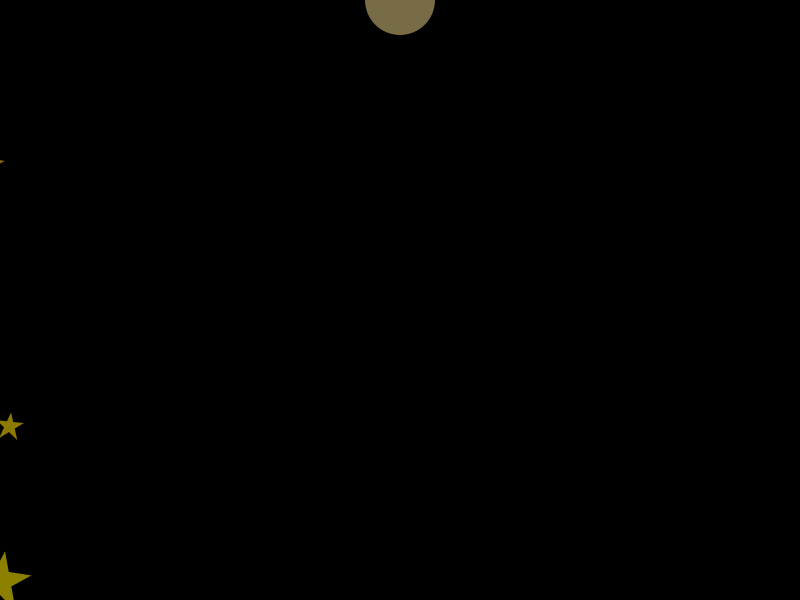
Frame 1 (no input)
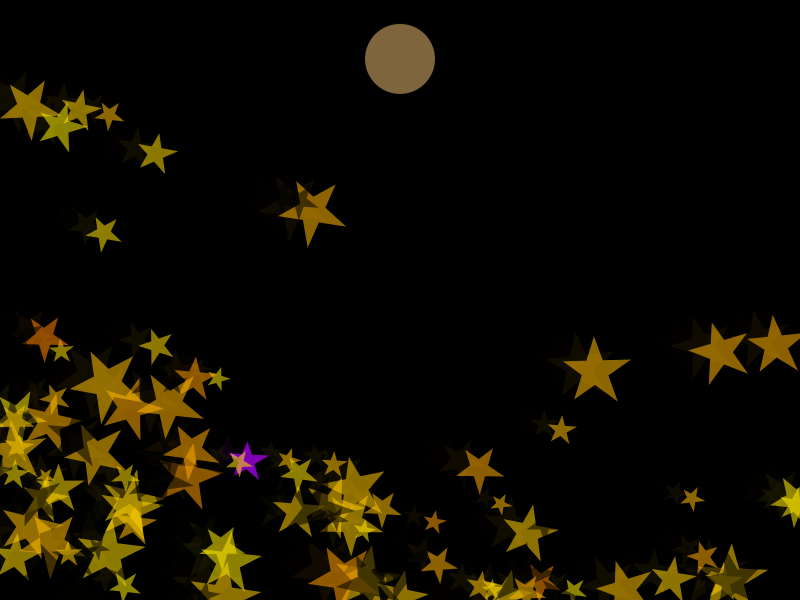
Frame 60 (the mouse pressed at the canvas centre just before this capture)
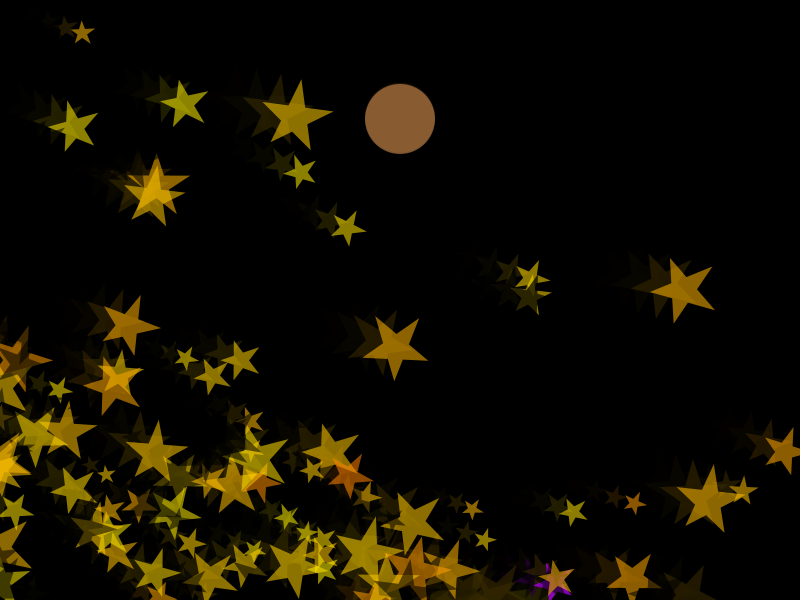
Frame 120 (the mouse held since frame 60 and released just before this capture)

The Processing sketch that drew these frames (run headless with seeded random() and noise(); from frame 60 on, the mouse is pressed at the canvas centre):

// Processing sketch: processing_35017
// ── processing_35017.pde

DrawStar[] Ds = new DrawStar[150];

float[] x = new float[150];
float[] y = new float[x.length];
float[] sizes = new float[x.length];
float[] speedx = new float[x.length];
float[] speedy = new float[x.length];
int[] h = new int[x.length];
int[] s = new int[x.length];
int[] v = new int[x.length];
int[] ran = new int[x.length];
float[] rad = new float[x.length];
float speed = 1;
int ex = 400;
int ey = 0;
float e = 1;
void setup(){
  colorMode(HSB);
  size(800,600);
  background(0);
  smooth();
  
   for(int i = 0;i<x.length;i++){
     
     x[i] = random(-800,0);
     y[i] = random(600);
     sizes[i] = random(0.5,2);
     speedx[i] = random(15,20);
     speedy[i] = random(5,10);
     rad[i] = 0;
     ran[i] = int(random(30));
     
     h[i] = 40 -int(random(10))+int(x[i]/100*random(2));
     s[i] = 255;
     v[i] = int(random(2))*255;
    
     Ds[i] = new DrawStar(x[i],y[i],sizes[i],rad[i],speedx[i],speedy[i]);
     
   }
  
}

void draw(){
  
  
  fill(0,255-ey/2+e);
  rect(0,0,width,height);
  noStroke();
  for(int i = 0;i<x.length;i++){
        
    Ds[i].update();
    colorMode(HSB);
    if(ran[i] ==1) fill(200, s[i], v[i],180);
    if(ran[i] != 1)fill(h[i], s[i],v[i],140);
    
    
    Ds[i].disp();



    
  }
     noStroke();
     colorMode(RGB);
     fill(255,230-ey/2,150-ey/2,120);
     ellipse(ex,ey,70,70);
     
     ey = ey + int(speed);
     
     if(ey >= 600){
      fill(0,1200-ey); 
     ellipse(400,600,e,e);
     e = e+e/10;
     }
  
  }
  
    void trans(float x,float y,float s,float rad){

    pushMatrix();    
    translate(x,y);
    rotate(radians(rad));
    star(0,0,s);
    popMatrix();
  
  }
  
  
  void star(float x,float y,float sizes){
    

    beginShape();
    vertex(0,0-20*sizes);
    vertex(0 - 12*sizes, 0 + 15*sizes);
    vertex(0 + 18*sizes, 0 -  8*sizes);
    vertex(0 - 18*sizes, 0 -  8*sizes);
    vertex(0 + 12*sizes, 0 + 15*sizes);
  endShape(CLOSE);
  
  }
  


class DrawStar{
  
  float x;
  float y;
  float sizes;
  float rad;
  float speedx;
  float speedy;

 DrawStar(float _x, float _y,float _sizes,float _rad,float _speedx,float _speedy) {
   
   x = _x;
   y = _y;
   sizes = _sizes;
   rad = _rad;
   speedx = _speedx;
   speedy = _speedy;
   rad = _rad;
   
 }
 
 void disp(){
   


   trans(x,y,sizes,rad);
  
 }
 
 void update(){
   
   
   

    rad = rad + random(10);
    x = x + speedx;
    y = y + speedy;
    
     if(x > width){
     x = 0;
   y = random(height/2);
 }
    if(y > height){
    x = 0;
  y = random(height/2,height);
}
   
 }
 
}
